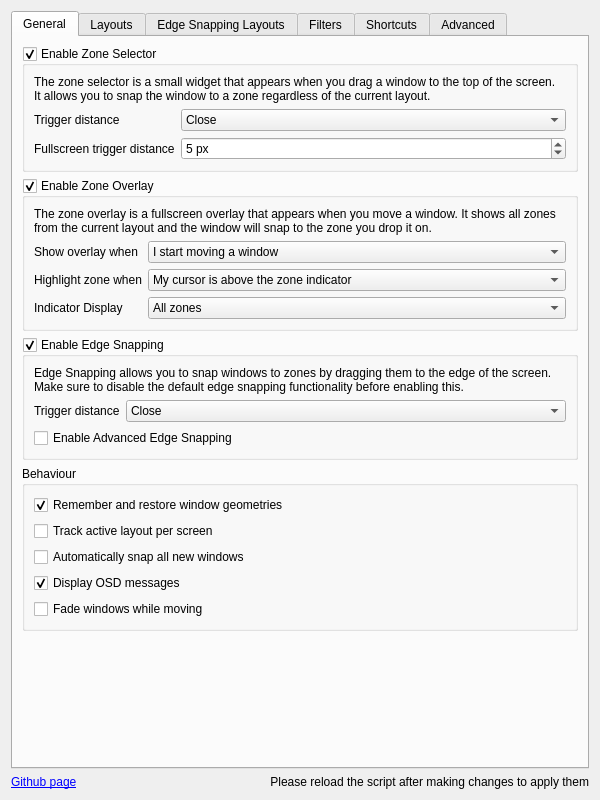
<?xml version="1.0" encoding="UTF-8"?>
<ui version="4.0">
 <class>KWin::KZonesConfigForm</class>
 <widget class="QWidget" name="KWin::KZonesConfigForm">
  <property name="geometry">
   <rect>
    <x>0</x>
    <y>0</y>
    <width>600</width>
    <height>800</height>
   </rect>
  </property>
  <layout class="QVBoxLayout" name="verticalLayout">
   <item>
    <widget class="QTabWidget" name="tabWidget">
     <property name="currentIndex">
      <number>0</number>
     </property>
     <widget class="QWidget" name="tab_general">
      <attribute name="icon">
       <iconset theme="systemsettings">
        <normaloff>../../../../../../../../.designer/backup</normaloff>../../../../../../../../.designer/backup</iconset>
      </attribute>
      <attribute name="title">
       <string>General</string>
      </attribute>
      <layout class="QVBoxLayout" name="verticalLayout_4">
       <item>
        <widget class="QGroupBox" name="kcfg_enableZoneSelector">
         <property name="title">
          <string>Enable Zone Selector</string>
         </property>
         <property name="alignment">
          <set>Qt::AlignLeading|Qt::AlignLeft|Qt::AlignTop</set>
         </property>
         <property name="checkable">
          <bool>true</bool>
         </property>
         <layout class="QVBoxLayout" name="verticalLayout_14">
          <item>
           <widget class="QLabel" name="label_zoneSelectorExplanation">
            <property name="text">
             <string>The zone selector is a small widget that appears when you drag a window to the top of the screen. It allows you to snap the window to a zone regardless of the current layout.</string>
            </property>
            <property name="wordWrap">
             <bool>true</bool>
            </property>
           </widget>
          </item>
          <item>
           <layout class="QFormLayout" name="formLayout_zoneSelector">
            <item row="0" column="1">
             <widget class="QComboBox" name="kcfg_zoneSelectorTriggerDistance">
              <property name="sizePolicy">
               <sizepolicy hsizetype="Expanding" vsizetype="Fixed">
                <horstretch>0</horstretch>
                <verstretch>0</verstretch>
               </sizepolicy>
              </property>
              <property name="currentText">
               <string>Close</string>
              </property>
              <property name="currentIndex">
               <number>0</number>
              </property>
              <item>
               <property name="text">
                <string>Close</string>
               </property>
              </item>
              <item>
               <property name="text">
                <string>Medium</string>
               </property>
              </item>
              <item>
               <property name="text">
                <string>Far</string>
               </property>
              </item>
             </widget>
            </item>
            <item row="0" column="0">
             <widget class="QLabel" name="label_zoneSelectorTriggerDistance">
              <property name="text">
               <string>Trigger distance </string>
              </property>
             </widget>
            </item>
            <item row="1" column="0">
             <widget class="QLabel" name="label_fullscreenTriggerDistance">
              <property name="text">
               <string>Fullscreen trigger distance</string>
              </property>
             </widget>
            </item>
            <item row="1" column="1">
             <widget class="QSpinBox" name="kcfg_fullscreenTriggerDistance">
              <property name="sizePolicy">
               <sizepolicy hsizetype="Expanding" vsizetype="Fixed">
                <horstretch>0</horstretch>
                <verstretch>0</verstretch>
               </sizepolicy>
              </property>
              <property name="toolTip">
               <string>Distance from the top edge to trigger fullscreen action (in pixels)</string>
              </property>
              <property name="suffix">
               <string> px</string>
              </property>
              <property name="minimum">
               <number>1</number>
              </property>
              <property name="maximum">
               <number>20</number>
              </property>
              <property name="value">
               <number>5</number>
              </property>
             </widget>
            </item>
           </layout>
          </item>
         </layout>
        </widget>
       </item>
       <item>
        <widget class="QGroupBox" name="kcfg_enableZoneOverlay">
         <property name="title">
          <string>Enable Zone Overlay</string>
         </property>
         <property name="checkable">
          <bool>true</bool>
         </property>
         <property name="checked">
          <bool>true</bool>
         </property>
         <layout class="QVBoxLayout" name="verticalLayout_13">
          <item>
           <widget class="QLabel" name="label_zoneOverlayExplanation">
            <property name="text">
             <string>The zone overlay is a fullscreen overlay that appears when you move a window. It shows all zones from the current layout and the window will snap to the zone you drop it on.</string>
            </property>
            <property name="wordWrap">
             <bool>true</bool>
            </property>
           </widget>
          </item>
          <item>
           <layout class="QFormLayout" name="formLayout_zoneOverlay">
            <item row="0" column="0">
             <widget class="QLabel" name="label_zoneOverlayShowWhen">
              <property name="text">
               <string>Show overlay when</string>
              </property>
             </widget>
            </item>
            <item row="0" column="1">
             <widget class="QComboBox" name="kcfg_zoneOverlayShowWhen">
              <property name="sizePolicy">
               <sizepolicy hsizetype="Expanding" vsizetype="Fixed">
                <horstretch>0</horstretch>
                <verstretch>0</verstretch>
               </sizepolicy>
              </property>
              <item>
               <property name="text">
                <string>I start moving a window</string>
               </property>
              </item>
              <item>
               <property name="text">
                <string>I press the toggle overlay shortcut</string>
               </property>
              </item>
             </widget>
            </item>
            <item row="1" column="0">
             <widget class="QLabel" name="label_zoneOverlayHighlightTarget">
              <property name="text">
               <string>Highlight zone when</string>
              </property>
             </widget>
            </item>
            <item row="1" column="1">
             <widget class="QComboBox" name="kcfg_zoneOverlayHighlightTarget">
              <property name="sizePolicy">
               <sizepolicy hsizetype="Expanding" vsizetype="Fixed">
                <horstretch>0</horstretch>
                <verstretch>0</verstretch>
               </sizepolicy>
              </property>
              <item>
               <property name="text">
                <string>My cursor is above the zone indicator</string>
               </property>
              </item>
              <item>
               <property name="text">
                <string>My cursor is anywhere in the zone</string>
               </property>
              </item>
             </widget>
            </item>
            <item row="2" column="0">
             <widget class="QLabel" name="label_zoneOverlayIndicatorDisplay">
              <property name="text">
               <string>Indicator Display</string>
              </property>
             </widget>
            </item>
            <item row="2" column="1">
             <widget class="QComboBox" name="kcfg_zoneOverlayIndicatorDisplay">
              <property name="sizePolicy">
               <sizepolicy hsizetype="Expanding" vsizetype="Fixed">
                <horstretch>0</horstretch>
                <verstretch>0</verstretch>
               </sizepolicy>
              </property>
              <item>
               <property name="text">
                <string>All zones</string>
               </property>
              </item>
              <item>
               <property name="text">
                <string>Only target zone</string>
               </property>
              </item>
             </widget>
            </item>
           </layout>
          </item>
         </layout>
        </widget>
       </item>
       <item>
        <widget class="QGroupBox" name="kcfg_enableEdgeSnapping">
         <property name="title">
          <string>Enable Edge Snapping</string>
         </property>
         <property name="checkable">
          <bool>true</bool>
         </property>
         <property name="checked">
          <bool>true</bool>
         </property>
         <layout class="QVBoxLayout" name="verticalLayout_13">
          <item>
           <widget class="QLabel" name="label_edgeSnappingExplanation">
            <property name="text">
             <string>Edge Snapping allows you to snap windows to zones by dragging them to the edge of the screen. Make sure to disable the default edge snapping functionality before enabling this.</string>
            </property>
            <property name="wordWrap">
             <bool>true</bool>
            </property>
           </widget>
          </item>
          <item>
           <layout class="QFormLayout" name="formLayout_edgeSnapping">
            <item row="0" column="0">
             <widget class="QLabel" name="label_edgeSnappingTriggerDistance">
              <property name="text">
               <string>Trigger distance</string>
              </property>
             </widget>
            </item>
            <item row="0" column="1">
             <widget class="QComboBox" name="kcfg_edgeSnappingTriggerDistance">
              <property name="sizePolicy">
               <sizepolicy hsizetype="Expanding" vsizetype="Fixed">
                <horstretch>0</horstretch>
                <verstretch>0</verstretch>
               </sizepolicy>
              </property>
              <item>
               <property name="text">
                <string>Close</string>
               </property>
              </item>
              <item>
               <property name="text">
                <string>Medium</string>
               </property>
              </item>
              <item>
               <property name="text">
                <string>Far</string>
               </property>
              </item>
             </widget>
            </item>
           </layout>
          </item>
          <item>
           <widget class="QCheckBox" name="kcfg_enableAdvancedEdgeSnapping">
            <property name="text">
             <string>Enable Advanced Edge Snapping</string>
            </property>
            <property name="toolTip">
             <string>When enabled, moving your cursor to different screen edges will automatically change layouts</string>
            </property>
           </widget>
          </item>
         </layout>
        </widget>
       </item>
       <item>
        <widget class="QGroupBox" name="groupBox_snappingBehaviour">
         <property name="title">
          <string>Behaviour</string>
         </property>
         <layout class="QVBoxLayout" name="verticalLayout_11">
          <item>
           <widget class="QCheckBox" name="kcfg_rememberWindowGeometries">
            <property name="sizePolicy">
             <sizepolicy hsizetype="Minimum" vsizetype="Minimum">
              <horstretch>0</horstretch>
              <verstretch>0</verstretch>
             </sizepolicy>
            </property>
            <property name="text">
             <string>Remember and restore window geometries</string>
            </property>
            <property name="checked">
             <bool>true</bool>
            </property>
           </widget>
          </item>
          <item>
           <widget class="QCheckBox" name="kcfg_trackLayoutPerScreen">
            <property name="text">
             <string>Track active layout per screen</string>
            </property>
           </widget>
          </item>
          <item>
           <widget class="QCheckBox" name="kcfg_autoSnapAllNew">
            <property name="text">
             <string>Automatically snap all new windows</string>
            </property>
           </widget>
          </item>
          <item>
           <widget class="QCheckBox" name="kcfg_showOsdMessages">
            <property name="text">
             <string>Display OSD messages</string>
            </property>
            <property name="checked">
             <bool>true</bool>
            </property>
           </widget>
          </item>
          <item>
           <widget class="QCheckBox" name="kcfg_fadeWindowsWhileMoving">
            <property name="text">
             <string>Fade windows while moving</string>
            </property>
           </widget>
          </item>
         </layout>
        </widget>
       </item>
       <item>
        <spacer name="verticalSpacer_general">
         <property name="orientation">
          <enum>Qt::Vertical</enum>
         </property>
         <property name="sizeHint" stdset="0">
          <size>
           <width>0</width>
           <height>0</height>
          </size>
         </property>
        </spacer>
       </item>
      </layout>
      <zorder>kcfg_enableEdgeSnapping</zorder>
      <zorder>verticalSpacer_general</zorder>
      <zorder>groupBox_snappingBehaviour</zorder>
      <zorder>kcfg_enableZoneSelector</zorder>
      <zorder>kcfg_enableZoneOverlay</zorder>
     </widget>
     <widget class="QWidget" name="tab_layouts">
      <attribute name="icon">
       <iconset theme="preferences-desktop-virtual">
        <normaloff>../../../../../../../../.designer/backup</normaloff>../../../../../../../../.designer/backup</iconset>
      </attribute>
      <attribute name="title">
       <string>Layouts</string>
      </attribute>
      <layout class="QVBoxLayout" name="verticalLayout_2">
       <item>
        <widget class="QGroupBox" name="groupBox_layouts">
         <property name="title">
          <string>Layouts</string>
         </property>
         <layout class="QVBoxLayout" name="verticalLayout_6">
          <item>
           <widget class="QPlainTextEdit" name="kcfg_layoutsJson">
            <property name="plainText">
             <string>[
    {
        &quot;name&quot;: &quot;Priority Grid&quot;,
        &quot;padding&quot;: 0,
        &quot;zones&quot;: [
            {
                &quot;x&quot;: 0,
                &quot;y&quot;: 0,
                &quot;height&quot;: 100,
                &quot;width&quot;: 25
            },
            {
                &quot;x&quot;: 25,
                &quot;y&quot;: 0,
                &quot;height&quot;: 100,
                &quot;width&quot;: 50
            },
            {
                &quot;x&quot;: 75,
                &quot;y&quot;: 0,
                &quot;height&quot;: 100,
                &quot;width&quot;: 25
            }
        ]
    },
    {
        &quot;name&quot;: &quot;Quadrant Grid&quot;,
        &quot;zones&quot;: [
            {
                &quot;x&quot;: 0,
                &quot;y&quot;: 0,
                &quot;height&quot;: 50,
                &quot;width&quot;: 50
            },
            {
                &quot;x&quot;: 0,
                &quot;y&quot;: 50,
                &quot;height&quot;: 50,
                &quot;width&quot;: 50
            },
            {
                &quot;x&quot;: 50,
                &quot;y&quot;: 50,
                &quot;height&quot;: 50,
                &quot;width&quot;: 50
            },
            {
                &quot;x&quot;: 50,
                &quot;y&quot;: 0,
                &quot;height&quot;: 50,
                &quot;width&quot;: 50
            }
        ]
    }
]</string>
            </property>
           </widget>
          </item>
         </layout>
        </widget>
       </item>
      </layout>
     </widget>
     <widget class="QWidget" name="tab_edgeSnappingLayouts">
      <attribute name="icon">
       <iconset theme="preferences-desktop-virtual">
        <normaloff>../../../../../../../../.designer/backup</normaloff>../../../../../../../../.designer/backup</iconset>
      </attribute>
      <attribute name="title">
       <string>Edge Snapping Layouts</string>
      </attribute>
      <layout class="QVBoxLayout" name="verticalLayout_3">
       <item>
        <widget class="QGroupBox" name="groupBox_edgeSnappingLayouts">
         <property name="title">
          <string>Edge Snapping Layouts Configuration</string>
         </property>
         <layout class="QVBoxLayout" name="verticalLayout_7">
          <item>
           <widget class="QLabel" name="label_edgeSnappingLayoutsExplanation">
            <property name="text">
             <string>Configure which layouts should be activated when the cursor approaches different screen edges. The configuration uses JSON format with zones like: right-edge, right-top-edge, right-bottom-edge, top-right, etc.</string>
            </property>
            <property name="wordWrap">
             <bool>true</bool>
            </property>
           </widget>
          </item>
          <item>
           <widget class="QPlainTextEdit" name="kcfg_edgeSnappingLayoutsJson">
            <property name="plainText">
             <string>{
    "zones": {
        "right-edge": 0,
        "right-top-edge": 1,
        "right-bottom-edge": 0,
        "top-right": 1,
        "bottom-right": 0,
        "center-right": 0,
        "center-left": 1,
        "center-bottom": 0,
        "center-top": 1,
        "center-top-left": 1,
        "center-top-right": 1,
        "center-bottom-left": 0,
        "center-bottom-right": 0,
        "left-edge": 1,
        "left-top-edge": 1,
        "left-bottom-edge": 1,
        "top-left": 1,
        "bottom-left": 0
    },
    "distances": {
        "far": [30, 15],
        "medium": [15, 5],
        "close": [5, 0]
    }
}</string>
            </property>
           </widget>
          </item>
         </layout>
        </widget>
       </item>
      </layout>
     </widget>
     <widget class="QWidget" name="tab_filters">
      <attribute name="icon">
       <iconset theme="preferences-desktop-filter">
        <normaloff>../../../../../../../../.designer/backup</normaloff>../../../../../../../../.designer/backup</iconset>
      </attribute>
      <attribute name="title">
       <string>Filters</string>
      </attribute>
      <layout class="QVBoxLayout" name="verticalLayout_7">
       <item>
        <widget class="QGroupBox" name="groupBox_filtering">
         <property name="title">
          <string>Filtering</string>
         </property>
         <layout class="QVBoxLayout" name="verticalLayout_8">
          <item>
           <widget class="QLabel" name="label_filteringExplanation">
            <property name="sizePolicy">
             <sizepolicy hsizetype="Preferred" vsizetype="Fixed">
              <horstretch>0</horstretch>
              <verstretch>0</verstretch>
             </sizepolicy>
            </property>
            <property name="text">
             <string>Choose a filter mode and enter the window classes you wish to include or exclude, seperated by a new line.</string>
            </property>
            <property name="wordWrap">
             <bool>true</bool>
            </property>
           </widget>
          </item>
          <item>
           <layout class="QFormLayout" name="formLayout_filtering">
            <item row="0" column="0">
             <widget class="QLabel" name="label_filteringMode">
              <property name="text">
               <string>Mode</string>
              </property>
             </widget>
            </item>
            <item row="0" column="1">
             <widget class="QComboBox" name="kcfg_filterMode">
              <property name="sizePolicy">
               <sizepolicy hsizetype="Expanding" vsizetype="Fixed">
                <horstretch>0</horstretch>
                <verstretch>0</verstretch>
               </sizepolicy>
              </property>
              <item>
               <property name="text">
                <string>Include</string>
               </property>
              </item>
              <item>
               <property name="text">
                <string>Exclude</string>
               </property>
              </item>
             </widget>
            </item>
            <item row="1" column="0">
             <widget class="QLabel" name="label_filteringFilter">
              <property name="text">
               <string>Filter</string>
              </property>
             </widget>
            </item>
            <item row="1" column="1">
             <widget class="QPlainTextEdit" name="kcfg_filterList">
              <property name="toolTip">
               <string>Enter window classes you wish to include/exclude (seperated by a new line)</string>
              </property>
             </widget>
            </item>
           </layout>
          </item>
         </layout>
        </widget>
       </item>
      </layout>
     </widget>
     <widget class="QWidget" name="tab_shortcuts">
      <attribute name="icon">
       <iconset theme="configure-shortcuts">
        <normaloff>../../../../../.designer/backup</normaloff>../../../../../.designer/backup</iconset>
      </attribute>
      <attribute name="title">
       <string>Shortcuts</string>
      </attribute>
      <layout class="QVBoxLayout" name="verticalLayout_9">
       <item>
        <layout class="QVBoxLayout" name="verticalLayout_shortcuts" stretch="0">
         <item>
          <widget class="QGroupBox" name="groupBox_shortcuts">
           <property name="title">
            <string>Shortcuts</string>
           </property>
           <layout class="QVBoxLayout" name="verticalLayout_12">
            <item>
             <widget class="QLabel" name="label_shortcutsExplanation">
              <property name="text">
               <string>&lt;html&gt;&lt;head/&gt;&lt;body&gt;&lt;p&gt;To set up shortcuts for this script&lt;/p&gt;&lt;p&gt;Go to System Settings / Shortcuts and search for &amp;quot;KZones&amp;quot;&lt;/p&gt;&lt;/body&gt;&lt;/html&gt;</string>
              </property>
              <property name="alignment">
               <set>Qt::AlignCenter</set>
              </property>
             </widget>
            </item>
           </layout>
          </widget>
         </item>
        </layout>
       </item>
      </layout>
     </widget>
     <widget class="QWidget" name="tab_advanced">
      <attribute name="icon">
       <iconset theme="applications-development">
        <normaloff>../../../../../../../../.designer/backup</normaloff>../../../../../../../../.designer/backup</iconset>
      </attribute>
      <attribute name="title">
       <string>Advanced</string>
      </attribute>
      <layout class="QVBoxLayout" name="verticalLayout_9">
       <item>
        <layout class="QVBoxLayout" name="verticalLayout_advanced" stretch="0,0">
         <item>
          <widget class="QGroupBox" name="groupBox_performance">
           <property name="title">
            <string>Performance</string>
           </property>
           <property name="flat">
            <bool>false</bool>
           </property>
           <layout class="QVBoxLayout" name="verticalLayout_16">
            <item>
             <layout class="QFormLayout" name="formLayout_performance">
              <item row="0" column="0">
               <widget class="QLabel" name="label_pollingRate">
                <property name="toolTip">
                 <string>Speed of which the zone checking is done</string>
                </property>
                <property name="text">
                 <string>Polling rate</string>
                </property>
               </widget>
              </item>
              <item row="0" column="1">
               <widget class="QSpinBox" name="kcfg_pollingRate">
                <property name="sizePolicy">
                 <sizepolicy hsizetype="Expanding" vsizetype="Fixed">
                  <horstretch>0</horstretch>
                  <verstretch>0</verstretch>
                 </sizepolicy>
                </property>
                <property name="toolTip">
                 <string>Speed of which the zone checking is done</string>
                </property>
                <property name="suffix">
                 <string> ms</string>
                </property>
                <property name="minimum">
                 <number>10</number>
                </property>
                <property name="maximum">
                 <number>1000</number>
                </property>
                <property name="singleStep">
                 <number>10</number>
                </property>
                <property name="value">
                 <number>100</number>
                </property>
               </widget>
              </item>
             </layout>
            </item>
           </layout>
          </widget>
         </item>
         <item>
          <widget class="QGroupBox" name="groupBox_debug">
           <property name="title">
            <string>Debugging</string>
           </property>
           <layout class="QVBoxLayout" name="verticalLayout_17">
            <item>
             <widget class="QCheckBox" name="kcfg_enableDebugLogging">
              <property name="sizePolicy">
               <sizepolicy hsizetype="Minimum" vsizetype="Minimum">
                <horstretch>0</horstretch>
                <verstretch>0</verstretch>
               </sizepolicy>
              </property>
              <property name="text">
               <string>Enable logging</string>
              </property>
             </widget>
            </item>
            <item>
             <widget class="QCheckBox" name="kcfg_enableDebugOverlay">
              <property name="sizePolicy">
               <sizepolicy hsizetype="Minimum" vsizetype="Minimum">
                <horstretch>0</horstretch>
                <verstretch>0</verstretch>
               </sizepolicy>
              </property>
              <property name="text">
               <string>Enable debug overlay</string>
              </property>
             </widget>
            </item>
           </layout>
          </widget>
         </item>
        </layout>
       </item>
       <item>
        <spacer name="verticalSpacer_advanced">
         <property name="orientation">
          <enum>Qt::Vertical</enum>
         </property>
         <property name="sizeHint" stdset="0">
          <size>
           <width>20</width>
           <height>40</height>
          </size>
         </property>
        </spacer>
       </item>
      </layout>
     </widget>
    </widget>
   </item>
   <item>
    <layout class="QHBoxLayout" name="horizontalLayout_main">
     <item>
      <widget class="QLabel" name="label_mainBottomLeft">
       <property name="toolTip">
        <string>https://github.com/gerritdevriese/kzones</string>
       </property>
       <property name="text">
        <string>&lt;a href=&quot;https://github.com/gerritdevriese/kzones&quot;&gt;Github page&lt;/a&gt;</string>
       </property>
       <property name="margin">
        <number>8</number>
       </property>
       <property name="openExternalLinks">
        <bool>true</bool>
       </property>
      </widget>
     </item>
     <item>
      <widget class="QLabel" name="label_mainBottomRight">
       <property name="font">
        <font>
         <weight>50</weight>
         <italic>false</italic>
         <bold>false</bold>
         <underline>false</underline>
         <strikeout>false</strikeout>
        </font>
       </property>
       <property name="toolTip">
        <string/>
       </property>
       <property name="text">
        <string>Please reload the script after making changes to apply them</string>
       </property>
       <property name="scaledContents">
        <bool>false</bool>
       </property>
       <property name="alignment">
        <set>Qt::AlignRight|Qt::AlignTrailing|Qt::AlignVCenter</set>
       </property>
       <property name="margin">
        <number>8</number>
       </property>
      </widget>
     </item>
    </layout>
   </item>
  </layout>
 </widget>
 <resources/>
 <connections/>
</ui>
